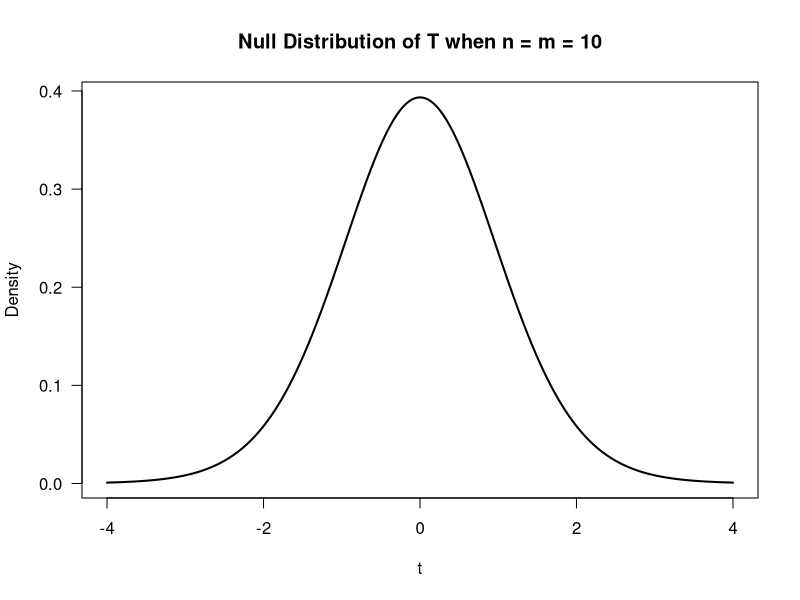
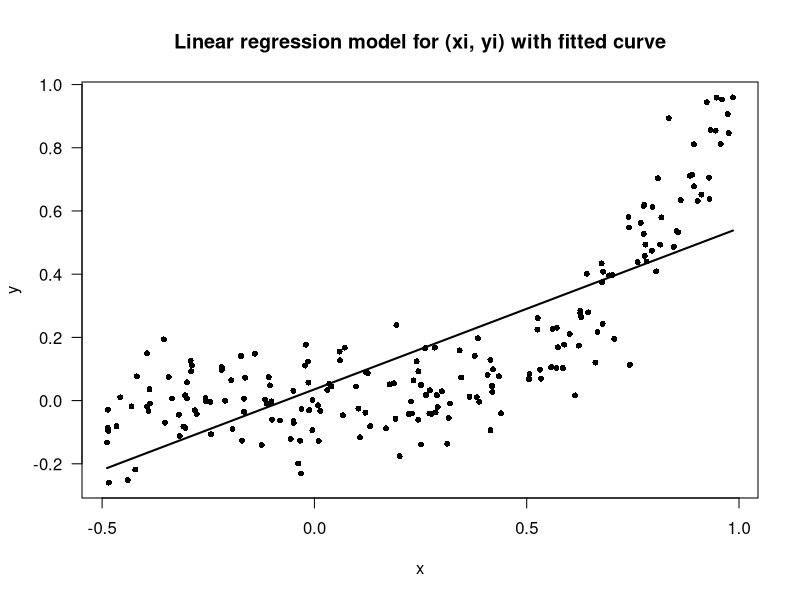

Recreate these plots in R, in order.
## ---- chunk 1
xgrid <- seq(-4,4, length.out=500)
yy <- dt(xgrid, df=18)
plot(xgrid, yy, type="n", ylab="Density", xlab="t", main="Null Distribution of T when n = m = 10", las=1)
lines(xgrid, yy, lwd=2)
## ---- chunk 2
xx <- runif(200, min=-1/2, max=1)
yy <- xx^3 + .1*rnorm(200)
lm.unif <- lm(yy ~ xx)
plot(xx, yy, xlab="x", ylab="y", type="n", las=1, main="Linear regression model for (xi, yi) with fitted curve")
points(xx, yy, pch=16, cex=.8)
lines(xx, lm.unif$coef[1] + lm.unif$coef[2]*xx, lty=2, lwd=2)
